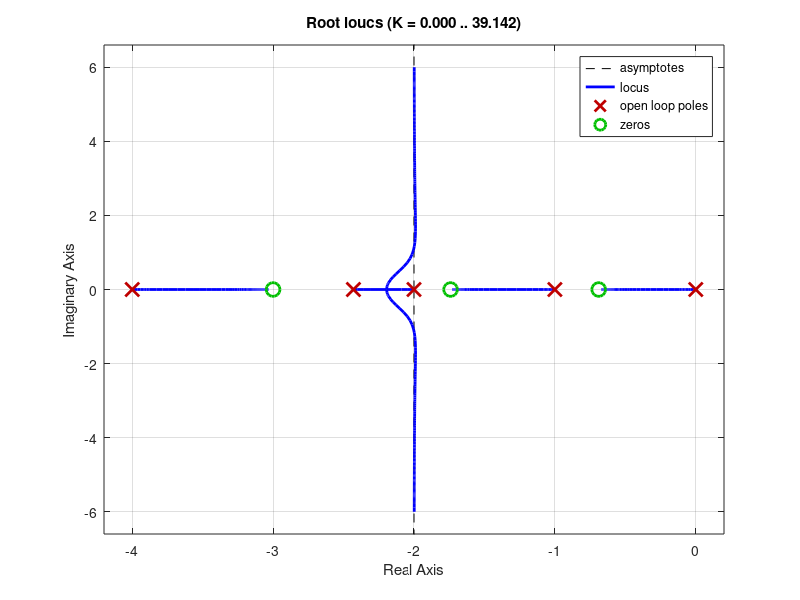

The MATLAB source for this figure:
s=tf('s')
T=(s+3)/(s*(s+1)*(s+2)*(s+4))
k_led = 2.45*(s+1.2/((s+2.43)))
sys_cl = feedback(k_led*T,1);
figure(1);
rlocus(k_led*T/2.45)
